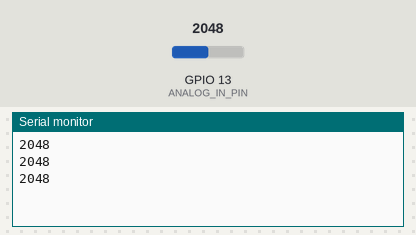
This sketch was run on a simulated ESP32. Shown: the last lines printed to the serial monitor. The test bench sets the inputs (shaded band); at power-on: GPIO 13 (ANALOG_IN_PIN) = 2048. Nothing arrives over Bluetooth unless stated; a phone connects over Bluetooth LE 3 s after start.

Above: at 1.3 s.
1.4 s: GPIO 13 (ANALOG_IN_PIN) set to 2866
At 1.9 s:
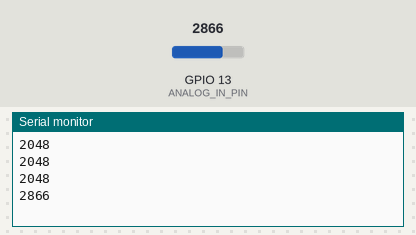
2.9 s: GPIO 13 (ANALOG_IN_PIN) set to 3603
At 3.4 s:
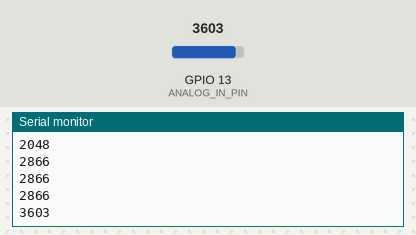
Timing chart, 0 to 5.9 s (numbered marks = the images above; inputs shaded):
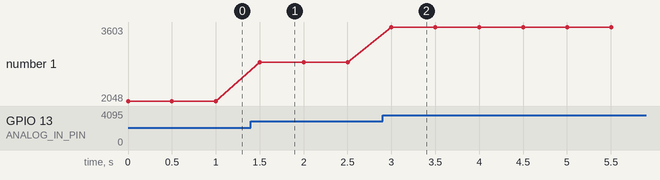

The sketch:

CF_Practica8.ino
```cpp
// Importa la librerías necesarias para trabajar con BLE
#include <BLEDevice.h>
#include <BLEUtils.h>
#include <BLEServer.h>


const int ANALOG_IN_PIN = 13; // Selecciona el pin para la lectura analógica
const int SPEED_TRANSMISSION = 9600; // selecciona la velocidad de transmisión


const String DEVICE_NAME = String("CF-RiveraTovar"); // Define el nombre del dispositivo
// Usar https://www.uuidgenerator.net/ para generarlos
const String SERVICE_UUID = String("6e3cfbdc-d9c8-4e49-a7af-6d6cf512febe"); // Define el identificador de servicio
const String CHARACTERISTIC_UUID = String("6ed2fd5f-02f1-46a6-a0f8-b9ebc595c0f0"); // Define el identificador de característica

int value; // variable para almacenar el valor leído

BLECharacteristic *pCharacteristic; // Puntero para la característica a reportar


void setup() {

  // inicializa la comunicación serial al PC para ver los datos en el terminal
  Serial.begin(SPEED_TRANSMISSION);

  // Inicia el dispositivo indicando un nombre
  BLEDevice::init(DEVICE_NAME.c_str());
  // Crea un servidor BLE
  BLEServer *pServer = BLEDevice::createServer();
  // Crea y configura el servicio
  BLEService *pService = pServer->createService(SERVICE_UUID.c_str());
  // Crea y configura la característica
  pCharacteristic = pService->createCharacteristic(
                      CHARACTERISTIC_UUID.c_str(),
                      BLECharacteristic::PROPERTY_READ
                    );

  // Inicia el servicio
  pService->start();
  // Configura e inicia la difusión del servicio
  BLEAdvertising *pAdvertising = BLEDevice::getAdvertising();
  pAdvertising->addServiceUUID(SERVICE_UUID.c_str());
  pAdvertising->setScanResponse(true);
  pAdvertising->setMinPreferred(0x06);
  pAdvertising->setMinPreferred(0x12);
  BLEDevice::startAdvertising();
}

void loop() {
  // Lee el valor del pin analógico
  value = analogRead(ANALOG_IN_PIN);
  // Envía el valor por el puerto serial
  Serial.println(value);
  // Modifica el valor de la característica
  String characteristicValue = String(value);
  pCharacteristic->setValue(characteristicValue.c_str());
  delay(500);

}
```

Measured:
- after the input at 1.4 s, the serial monitor: prints a new line after 0.10 s (image 1)
- after the input at 2.9 s, the serial monitor: prints a new line after 0.10 s (image 2)
- plotted number 1: 2048 → 2866 after the input at 1.4 s, 2866 → 3603 after the input at 2.9 s
